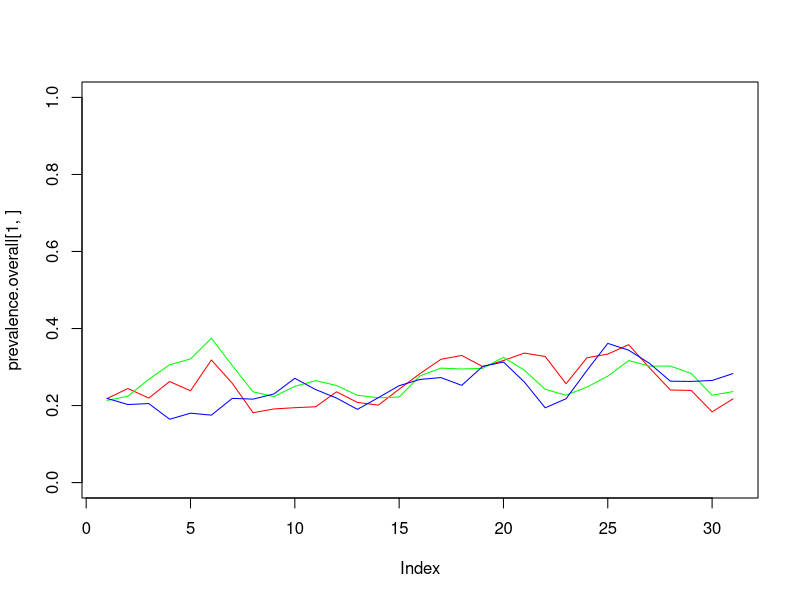

This figure's R source:
n.simulation.runs <- 10
n.people <- 1000 # persons in simulation
n.days <- 31 # number of days that will be simulated
n.buildings <- 3 # buildings in the area, people are split between these
outside.connection <- c(200, 400) # these many people enter and leave every day
detection.probability <- 0.8 # if one has corona, how likely to be detected and subsequently go home?
risky.time.building <- 1/20 # time (in hours) that people risk interacting with others in their building while arriving, going for lunch, or leaving
base.probability.contraction <- .75 # per contact, how likely is an infected person to infect another?
social.distancing.effectiveness <- .8 # in each interaction, how likely is social distancing to work?
arrival.range <- c(7, 8) # time that people arrive in the morning (in hours eg 12 is noon)
lunch.range <- c(12, 13.5) # time that people leave the building for lunch (in hours eg 12 is noon)
leave.range <- c(17, 18.5) # time that people leave the building (in hours eg 12 is noon)

# setup data frame that contains person data
people <- data.frame(
  id = 1:n.people,
  age = runif(n.people, 19, 65),
  behaviour = sample(c("nolunch", "lunch"), n.people, T, c(2, 1)),
  corona.status = sample(c(FALSE, TRUE), n.people, T, c(9, 1)),
  detected = FALSE,
  social.distancing = sample(c(FALSE, TRUE), n.people, T, c(1, 3)),
  works.in.building = sample(1:n.buildings, n.people, T),
  arrival.time = NA,
  lunch.time = NA,
  leave.time = NA
)

# what we will collect for plotting at the end
prevalence.overall <- prevalence <- matrix(0, nrow = n.buildings, ncol = n.days)

ICU.load <- rep(0, n.days)

for(run in 1:n.simulation.runs){
  for(day in 1:n.days){
    message("Day ", day, ".\nThere are ", sum(people$corona.status), " infected people.")
    # people leave (only if enough people still here)
    if(nrow(people) > outside.connection[1]){
      n.leaving <- runif(1, outside.connection[1], outside.connection[2])
      people <- people[-(sample(nrow(people), n.leaving, T)), ] # between 200 and 400 people leave 
    }
    
    # people go to work. uniform distribution assumed for times
    people$arrival.time = runif(nrow(people), arrival.range[1], arrival.range[2])
    people$lunch.time = runif(nrow(people), lunch.range[1], lunch.range[2])
    people$leave.time = runif(nrow(people), leave.range[1], leave.range[2])
    
    # people are detected
    detected <- which(people$corona.status == TRUE & runif(nrow(people)) < detection.probability)
    if(length(detected) > 0){
      message(length(detected)," patients detected and quarantined.")
      people <- people[-detected, ]
    }
    
    # infections happen
    if(sum(people$corona.status & !people$detected) > 0){
      for(p in which(people$corona.status & !people$detected)){
        contacts <- NULL
        # which people are in my building and arrive or leave within risky period?
        contacts.office <- which(
          people$works.in.building == people$works.in.building[p] & # need to be in my building
            # !people$corona.status & # not already infected
            (abs(people$arrival.time - people$arrival.time[p]) <= risky.time.building | # either arrive close to me ...
               abs(people$leave.time - people$leave.time[p]) <= risky.time.building) # or leave close to me
        )
        contacts <- contacts.office
        # which people go for lunch in my building within the risky period? only relevant if I am a lunch goer
        if(people$behaviour[p] == "lunch"){
          contacts.lunch <- which(
            people$works.in.building == people$works.in.building[p] & # need to be in my building
              #!people$corona.status & # not already infected
              people$behaviour == "lunch" & # need to also go to lunch
              abs(people$lunch.time - people$lunch.time[p]) <= risky.time.building # have lunch close to my time (within risky period)
          )
          contacts <- c(contacts.office, contacts.lunch)
        }
        # all contacts have a risk of contracting corona, conditional on infected person's social distancing behaviour
        if(length(contacts) > 0){
          for(contact in contacts){
            if(people$social.distancing[p] & runif(1) > social.distancing.effectiveness){
              people$corona.status[contact] <- TRUE
            } else if(runif(1) < base.probability.contraction){
              people$corona.status[contact] <- TRUE
            }
          }
        }
      }
    }
    
    # people enter. every day, more corona arrives
    n.entering <- runif(1, outside.connection[1], outside.connection[2])
    people <- rbind(
      people,
      data.frame(
        id = (max(people$id) + 1):(max(people$id) + n.entering),
        age = runif(n.entering, 19, 65),
        behaviour = sample(c("nolunch", "lunch"), n.entering, T, c(2, 1)),
        corona.status = c(rep(TRUE, day), rep(FALSE, n.entering - day)),
        detected = FALSE,
        social.distancing = sample(c(FALSE, TRUE), n.entering, T, c(1, 3)),
        works.in.building = sample(1:n.buildings, n.entering, T),
        arrival.time = NA,
        lunch.time = NA,
        leave.time = NA
      )
    )
    
    # calculate metrics
    for(b in 1:n.buildings){
      prevalence[b, day] <- mean(people$corona.status[people$works.in.building == b])
    }
  }
  

  
  prevalence.overall <- prevalence.overall + prevalence
}

prevalence.overall <- prevalence.overall / n.simulation.runs

plot(prevalence.overall[1, ], type="l", col=rainbow(n.buildings)[1], ylim=0:1)
for(i in 2:n.buildings){
  lines(prevalence.overall[i, ], col=rainbow(n.buildings)[i])
}
